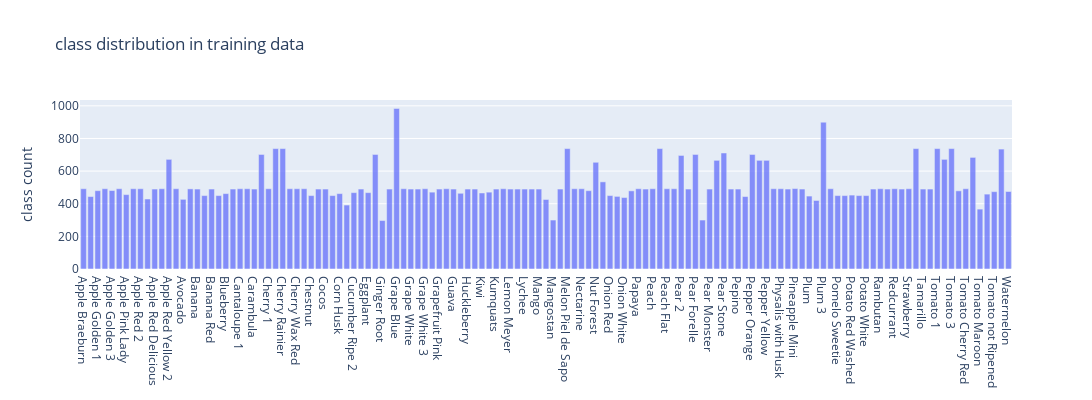

Write notebook code for a chart like this one.
### Code cell
layout = dict(height=400, width=1200, title='class distribution in training data',
             legend=dict(orientation='h'), yaxis=dict(title='class count'))
fig = go.Figure(data=[trace1], layout=layout)
iplot(fig)

### Figure 1 — Plotly figure (JSON) as saved in the notebook; plotly's stock layout.template omitted (floating-point values rounded to 4 significant figures; data arrays with more than 128 entries replaced by an {"elided": "..."} marker saying what was removed)
{"data": [{"name": "class count", "opacity": 0.75, "type": "bar", "x": {"elided": "131 str values"}, "y": {"elided": "131 int values"}}], "layout": {"height": 400, "legend": {"orientation": "h"}, "title": {"text": "class distribution in training data"}, "width": 1200, "yaxis": {"title": {"text": "class count"}}}}
